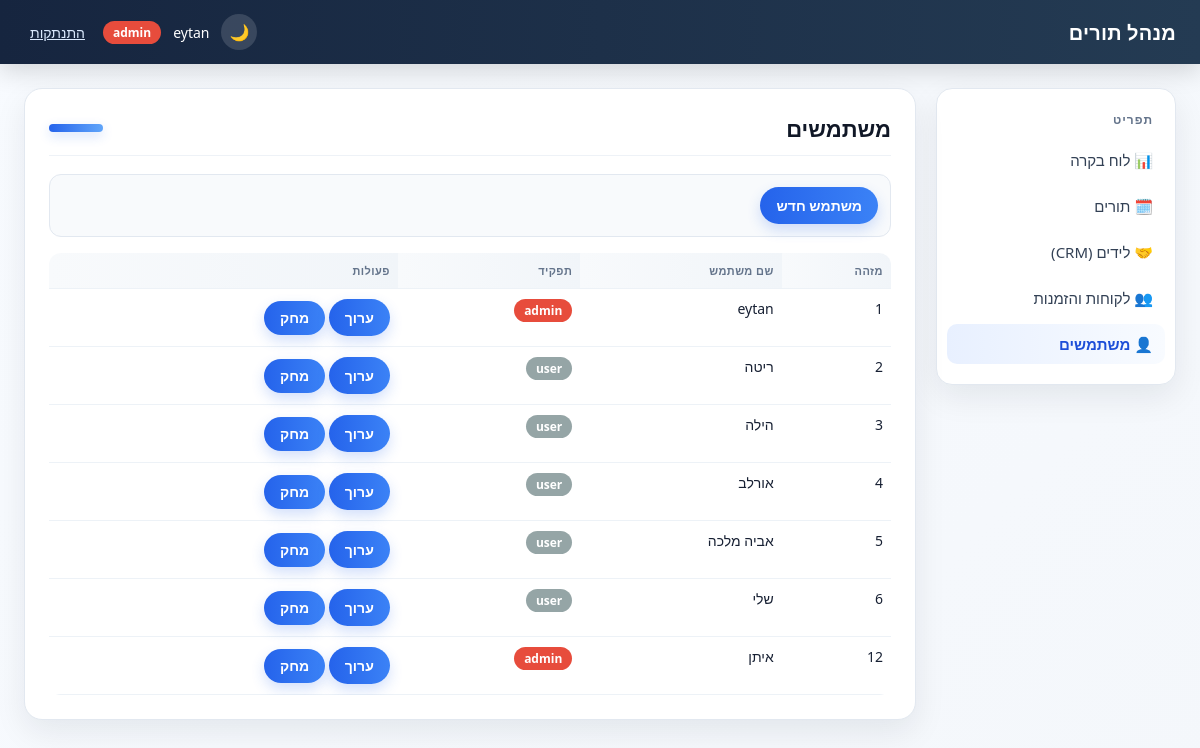
Page /users/ (signed in) on the committed database.
### tables this page shows
CREATE TABLE users (
                id INTEGER PRIMARY KEY AUTOINCREMENT,
                username TEXT UNIQUE NOT NULL,
                password_hash TEXT NOT NULL,
                salt TEXT NOT NULL,
                role TEXT NOT NULL
            , permissions TEXT DEFAULT '[]');

### blueprints/users.py (the view)
@bp.route("/")
@admin_required
def list_users():
    df = get_repos().users.get_all()
    return render_template("users/list.html", users=to_records(df))

### app.py (called while the page is built)
@app.context_processor
def inject_template_globals():
    return {
        "csrf_token": generate_csrf_token(),
        "current_user": current_user(),
        "ROLE_ADMIN": roles.ADMIN,
        "ROLE_USER": roles.USER,
    }

### auth.py (called while the page is built)
def generate_csrf_token():
    if "csrf_token" not in session:
        session["csrf_token"] = secrets.token_hex(16)
    return session["csrf_token"]

def validate_csrf():
    if request.method != "POST":
        return
    token = session.get("csrf_token")
    submitted = request.form.get("csrf_token", "")
    if not token or not secrets.compare_digest(token, submitted):
        abort(400)

def current_user():
    return session.get("user")

def admin_required(view):
    @wraps(view)
    def wrapped(*args, **kwargs):
        user = current_user()
        if user is None:
            return redirect(url_for("auth.login"))
        if user["role"] != roles.ADMIN:
            abort(403)
        return view(*args, **kwargs)
    return wrapped

### db_context.py (called while the page is built)
def get_conn():
    if "db_conn" not in g:
        g.db_conn = sqlite3.connect(DB_FILE, timeout=10)
    return g.db_conn

def get_repos():
    if "repos" not in g:
        conn = get_conn()
        appointments = AppointmentRepository(conn)
        g.repos = SimpleNamespace(
            appointments=appointments,
            availability=AvailabilityService(appointments),
            leads=LeadRepository(conn),
            lead_statuses=LeadStatusRepository(conn),
            customers=CustomerRepository(conn),
            invoices=InvoiceRepository(conn),
            users=UserRepository(conn),
            id_sequence=IdSequence(conn),
        )
    return g.repos

def init_app(app):
    @app.teardown_appcontext
    def close_conn(exception):
        conn = g.pop("db_conn", None)
        if conn is not None:
            conn.close()

### id_sequence.py (called while the page is built)
    def _seed_if_empty(self):
        count = self.conn.execute("SELECT COUNT(*) FROM id_sequence").fetchone()[0]
        if count > 0:
            return
        max_existing = self._max_existing_id()
        if max_existing > 0:
            self.conn.execute("INSERT INTO id_sequence (id) VALUES (?)", (max_existing,))
            self.conn.commit()

### user_repository.py (called while the page is built)
    def _ensure_permissions_column(self):
        columns = self.conn.execute(f"PRAGMA table_info({TABLE_NAME})").fetchall()
        if any(column[1] == "permissions" for column in columns):
            return
        self.conn.execute(f"ALTER TABLE {TABLE_NAME} ADD COLUMN permissions TEXT DEFAULT '[]'")
        self.conn.commit()

### templates/users/list.html (shortened to what this page needs)
{% extends "base.html" %}
{% block page_heading %}משתמשים{% endblock %}
{% block content %}
<div class="toolbar">
    <a href="{{ url_for('users.new_user') }}" class="btn">משתמש חדש</a>
</div>
{% if users %}
<table>
    <thead>
        <tr><th>מזהה</th><th>שם משתמש</th><th>תפקיד</th><th>פעולות</th></tr>
    </thead>
    <tbody>
        {% for u in users %}
        <tr>
            <td>{{ u.id }}</td>
            <td>{{ u.username }}</td>
            <td><span class="badge {{ role_badge_class(u.role) }}">{{ u.role }}</span></td>
            <td>
                <a href="{{ url_for('users.edit_user', user_id=u.id) }}" class="btn">ערוך</a>
                <form method="post" action="{{ url_for('users.delete_user', user_id=u.id) }}" style="display:inline;">
                    <button type="submit" class="btn" onclick="return confirm('למחוק משתמש זה?');">מחק</button>
                </form>
            </td>
        </tr>
        {% endfor %}
    </tbody>
</table>
{% else %}
<p class="empty-state">עדיין אין משתמשים.</p>
{% endif %}
{% endblock %}

### templates/base.html (shortened to what this page needs)
<!DOCTYPE html>
<html lang="he" dir="rtl">
<head>
    <link rel="stylesheet" href="{{ url_for('static', filename='style.css') }}">
</head>
<body>
    <div class="app-shell">
        <div class="topbar">
            <div class="brand">מנהל תורים</div>
            <div class="topbar-user">
                {% if current_user %}
                    <button type="button" class="theme-toggle" id="theme-toggle" aria-label="החלף מצב צבע">🌙</button>
                    <span>{{ current_user.username }}</span>
                    <span class="badge {{ role_badge_class(current_user.role) }}">{{ current_user.role }}</span>
                    <form method="post" action="{{ url_for('auth.logout') }}">
                        <button type="submit" class="link-button">התנתקות</button>
                    </form>
                {% endif %}
            </div>
        </div>
        <div class="layout">
            <div class="sidebar">
                <div class="sidebar-title">תפריט</div>
                <a href="{{ url_for('index') }}"
                   class="{{ 'active' if request.path == '/' else '' }}">📊 לוח בקרה</a>
                <a href="{{ url_for('appointments.list_appointments') }}"
                   class="{{ 'active' if request.path.startswith('/appointments') else '' }}">🗓️ תורים</a>
                <a href="{{ url_for('leads.list_leads') }}"
                   class="{{ 'active' if request.path.startswith('/leads') else '' }}">🤝 לידים (CRM)</a>
                <a href="{{ url_for('customers.list_customers') }}"
                   class="{{ 'active' if request.path.startswith('/customers') else '' }}">👥 לקוחות והזמנות</a>
                {% if current_user and current_user.role == ROLE_ADMIN %}
                <a href="{{ url_for('users.list_users') }}"
                   class="{{ 'active' if request.path.startswith('/users') else '' }}">👤 משתמשים</a>
                {% endif %}
            </div>
            <div class="content">
                <div class="card">
                    <div class="card-header">
                        <h1>{% block page_heading %}{% endblock %}</h1>
                        <div class="card-accent"></div>
                    </div>
                    {% block content %}{% endblock %}
                </div>
            </div>
        </div>
    </div>
</body>
</html>

### static/style.css (style rules this page uses)
* { box-sizing: border-box; }
:root { --bg: #f4f7fb; --surface: #ffffff; --surface-2: #f8fafc; --text: #172033; --muted: #64748b; --border: #e2e8f0; --primary: #2563eb; --primary-dark: #1d4ed8; --danger: #dc2626; --danger-dark: #b91c1c; --shadow: 0 12px 32px rgba(15, 23, 42, 0.08); }
body { margin: 0; font-family: "Segoe UI", Tahoma, Arial, sans-serif; background: linear-gradient(135deg, #f8fbff 0%, var(--bg) 100%); color: var(--text); direction: rtl; text-align: right; }
.app-shell { min-height: 100vh; }
.topbar { background: linear-gradient(90deg, #16253f 0%, #243b53 100%); color: #fff; display: flex; align-items: center; justify-content: space-between; padding: 0 24px; height: 64px; box-shadow: 0 8px 24px rgba(0, 0, 0, 0.14); }
.topbar .brand { font-weight: 800; font-size: 20px; letter-spacing: 0.2px; }
.topbar .topbar-user { display: flex; align-items: center; gap: 12px; font-size: 14px; }
.topbar form { margin: 0; }
.topbar button.link-button { background: none; border: none; color: #dbeafe; cursor: pointer; font-size: 14px; text-decoration: underline; }
.theme-toggle { border: none; background: rgba(255,255,255,0.14); color: #fff; width: 36px; height: 36px; border-radius: 999px; cursor: pointer; font-size: 16px; }
.layout { display: flex; min-height: calc(100vh - 64px); padding: 24px; gap: 20px; }
.sidebar { width: 240px; background: var(--surface); border: 1px solid var(--border); border-radius: 16px; padding: 14px 10px; box-shadow: var(--shadow); align-self: flex-start; }
.sidebar-title { font-size: 12px; font-weight: 700; color: var(--muted); text-transform: uppercase; letter-spacing: 0.08em; padding: 8px 12px 12px; }
.sidebar a { display: block; padding: 10px 12px; margin-bottom: 6px; color: #334155; text-decoration: none; font-size: 15px; border-radius: 10px; transition: all 0.2s ease; }
.sidebar a:hover, .sidebar a.active { background: linear-gradient(90deg, #e8f0ff 0%, #f8fbff 100%); color: var(--primary-dark); font-weight: 700; }
.content { flex: 1; min-width: 0; }
.card { background: var(--surface); border: 1px solid var(--border); border-radius: 18px; box-shadow: var(--shadow); padding: 24px; }
.card-header { display: flex; align-items: center; justify-content: space-between; gap: 12px; margin-bottom: 18px; padding-bottom: 12px; border-bottom: 1px solid #eef2f7; }
.card h1 { margin: 0; font-size: 22px; color: #111827; }
.card-accent { width: 54px; height: 8px; border-radius: 999px; background: linear-gradient(90deg, #2563eb 0%, #60a5fa 100%); box-shadow: 0 4px 12px rgba(37, 99, 235, 0.2); }
.toolbar { display: flex; flex-wrap: wrap; gap: 10px; align-items: center; margin-bottom: 16px; padding: 12px; background: var(--surface-2); border: 1px solid var(--border); border-radius: 12px; }
table { width: 100%; border-collapse: collapse; font-size: 14px; overflow: hidden; border-radius: 12px; }
th, td { text-align: right; padding: 10px 8px; border-bottom: 1px solid #edf2f7; white-space: nowrap; vertical-align: top; }
th { background: linear-gradient(90deg, #f8fafc 0%, #f1f5f9 100%); color: #64748b; font-weight: 700; font-size: 11px; text-transform: uppercase; letter-spacing: 0.04em; }
.badge { display: inline-block; padding: 3px 10px; border-radius: 999px; font-size: 12px; font-weight: 600; color: #fff; }
.badge-gray { background: #95a5a6; }
.badge-red { background: #e74c3c; }
.btn { display: inline-block; padding: 9px 16px; border-radius: 999px; border: none; background: linear-gradient(90deg, var(--primary) 0%, #3b82f6 100%); color: #fff; text-decoration: none; font-size: 14px; font-weight: 600; cursor: pointer; box-shadow: 0 6px 14px rgba(37, 99, 235, 0.2); transition: transform 0.15s ease, box-shadow 0.15s ease; }

### rows in the picture
users: username "eytan", id "1", role "admin"
users: id "2", username "ריטה", role "user"
users: id "3", username "הילה", role "user"
users: id "4", username "אורלב", role "user"
users: id "5", username "אביה מלכה", role "user"
users: id "6", username "שלי", role "user"
users: id "12", username "איתן", role "admin"

### other values in the picture
{{ current_user.role }} "admin"
